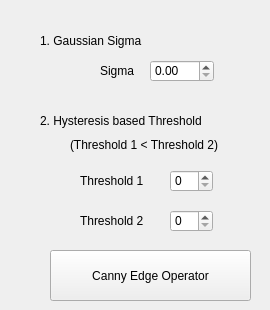
       <widget class="QWidget" name="tab_5">
        <attribute name="title">
         <string>5</string>
        </attribute>
        <widget class="QPushButton" name="cannyEdgeOperator">
         <property name="geometry">
          <rect>
           <x>50</x>
           <y>250</y>
           <width>201</width>
           <height>51</height>
          </rect>
         </property>
         <property name="text">
          <string>Canny Edge Operator</string>
         </property>
        </widget>
        <widget class="QLabel" name="label_14">
         <property name="geometry">
          <rect>
           <x>40</x>
           <y>30</y>
           <width>201</width>
           <height>21</height>
          </rect>
         </property>
         <property name="text">
          <string>1. Gaussian Sigma </string>
         </property>
        </widget>
        <widget class="QLabel" name="label_15">
         <property name="geometry">
          <rect>
           <x>100</x>
           <y>60</y>
           <width>61</width>
           <height>21</height>
          </rect>
         </property>
         <property name="text">
          <string>Sigma</string>
         </property>
        </widget>
        <widget class="QDoubleSpinBox" name="spinSigmaFilter2">
         <property name="geometry">
          <rect>
           <x>150</x>
           <y>60</y>
           <width>64</width>
           <height>22</height>
          </rect>
         </property>
        </widget>
        <widget class="QLabel" name="label_16">
         <property name="geometry">
          <rect>
           <x>40</x>
           <y>110</y>
           <width>221</width>
           <height>21</height>
          </rect>
         </property>
         <property name="text">
          <string>2. Hysteresis based Threshold </string>
         </property>
        </widget>
        <widget class="QLabel" name="label_17">
         <property name="geometry">
          <rect>
           <x>80</x>
           <y>170</y>
           <width>81</width>
           <height>21</height>
          </rect>
         </property>
         <property name="text">
          <string>Threshold 1</string>
         </property>
        </widget>
        <widget class="QLabel" name="label_18">
         <property name="geometry">
          <rect>
           <x>80</x>
           <y>210</y>
           <width>81</width>
           <height>21</height>
          </rect>
         </property>
         <property name="text">
          <string>Threshold 2</string>
         </property>
        </widget>
        <widget class="QSpinBox" name="spinThreshold1">
         <property name="geometry">
          <rect>
           <x>170</x>
           <y>170</y>
           <width>43</width>
           <height>22</height>
          </rect>
         </property>
         <property name="maximum">
          <number>255</number>
         </property>
        </widget>
        <widget class="QSpinBox" name="spinThreshold2">
         <property name="geometry">
          <rect>
           <x>170</x>
           <y>210</y>
           <width>43</width>
           <height>22</height>
          </rect>
         </property>
         <property name="maximum">
          <number>255</number>
         </property>
        </widget>
        <widget class="QLabel" name="label_19">
         <property name="geometry">
          <rect>
           <x>70</x>
           <y>130</y>
           <width>191</width>
           <height>31</height>
          </rect>
         </property>
         <property name="text">
          <string>(Threshold 1 &lt; Threshold 2)</string>
         </property>
        </widget>
       </widget>
